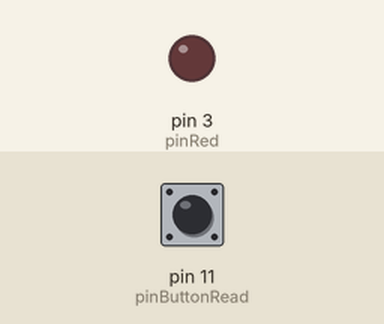
The sketch below on a simulated Arduino Uno, built with avr-gcc and run on an emulated ATmega328P. On the bench: output pins drawn as LEDs (lit = HIGH). The test bench sets the inputs (shaded band); at power-on: pin 11 (pinButtonRead) LOW.

Above: at 1.2 s.
1.3 s: pin 11 (pinButtonRead) pulled HIGH for 0.15 s
At 1.37 s:
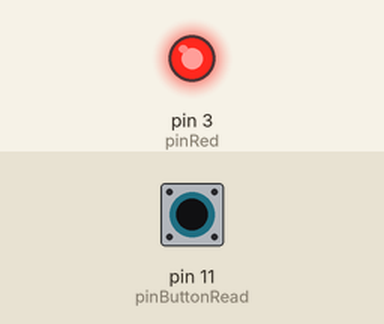
2.9 s: pin 11 (pinButtonRead) pulled HIGH for 3.2 s
At 7.2 s:
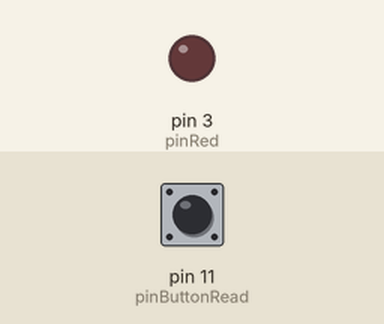
Timing chart, 0 to 8.7 s (numbered marks = the images above; inputs shaded):
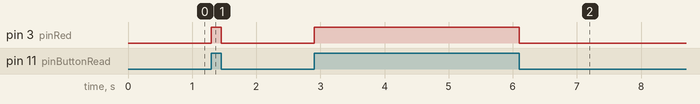

The sketch:

understanding_pushbuttons_pull_up_pull_down_resistors.ino
```cpp
int pinRed = 3;
int pinButtonRead = 11;
int ButtonRead;
int dt = 300;
void setup() {
  // put your setup code here, to run once:
  //Serial.begin(9600);
  pinMode(pinRed,OUTPUT);
  pinMode(pinButtonRead,INPUT);
}

void loop() {
  // put your main code here, to run repeatedly:
  ButtonRead = digitalRead(pinButtonRead);
  //Serial.println(ButtonRead);
  if (ButtonRead == 1){
    digitalWrite(pinRed,HIGH);
  }else{
    digitalWrite(pinRed,LOW);
  }
  //delay(dt);
}
```

Measured:
- after the input at 1.3 s, pin 3 (pinRed): LOW → HIGH at once, → LOW 0.15 s later
- after the input at 2.9 s, pin 3 (pinRed): LOW → HIGH at once, → LOW 3.2 s later
